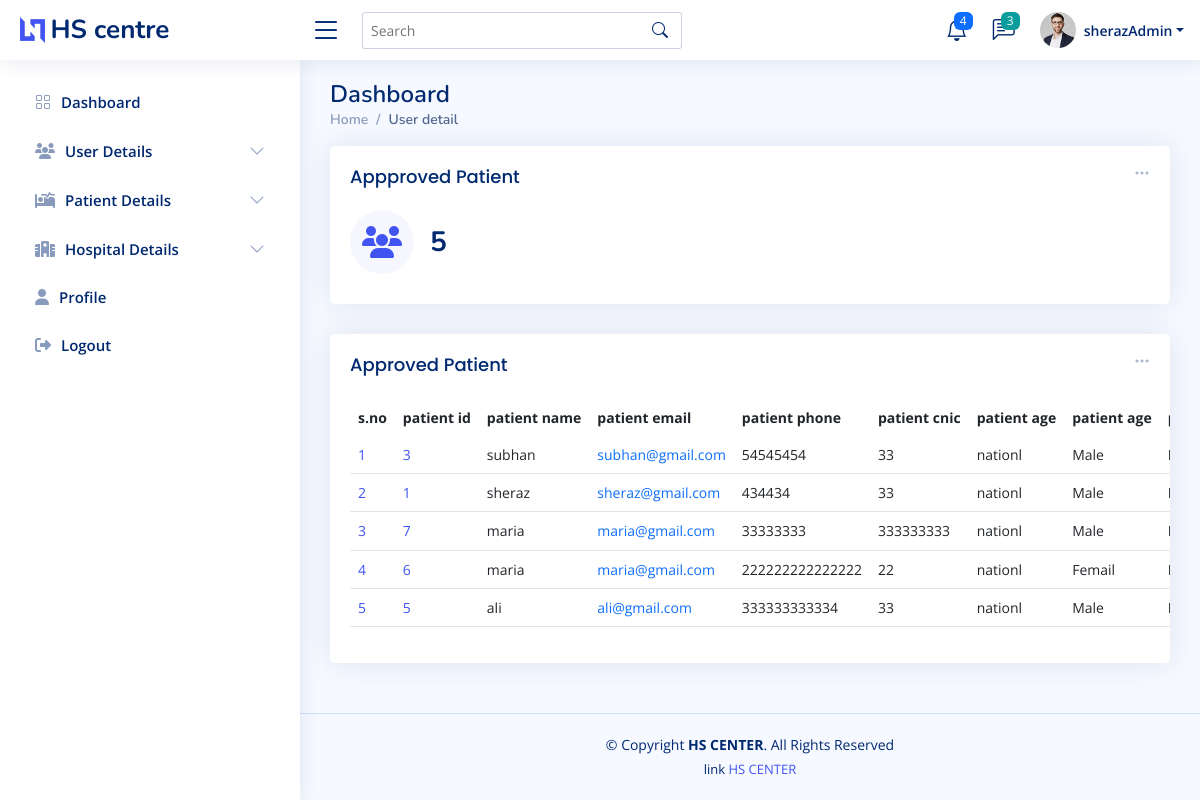
Page /admin_app_pat.php (signed in) on the earlier database version.
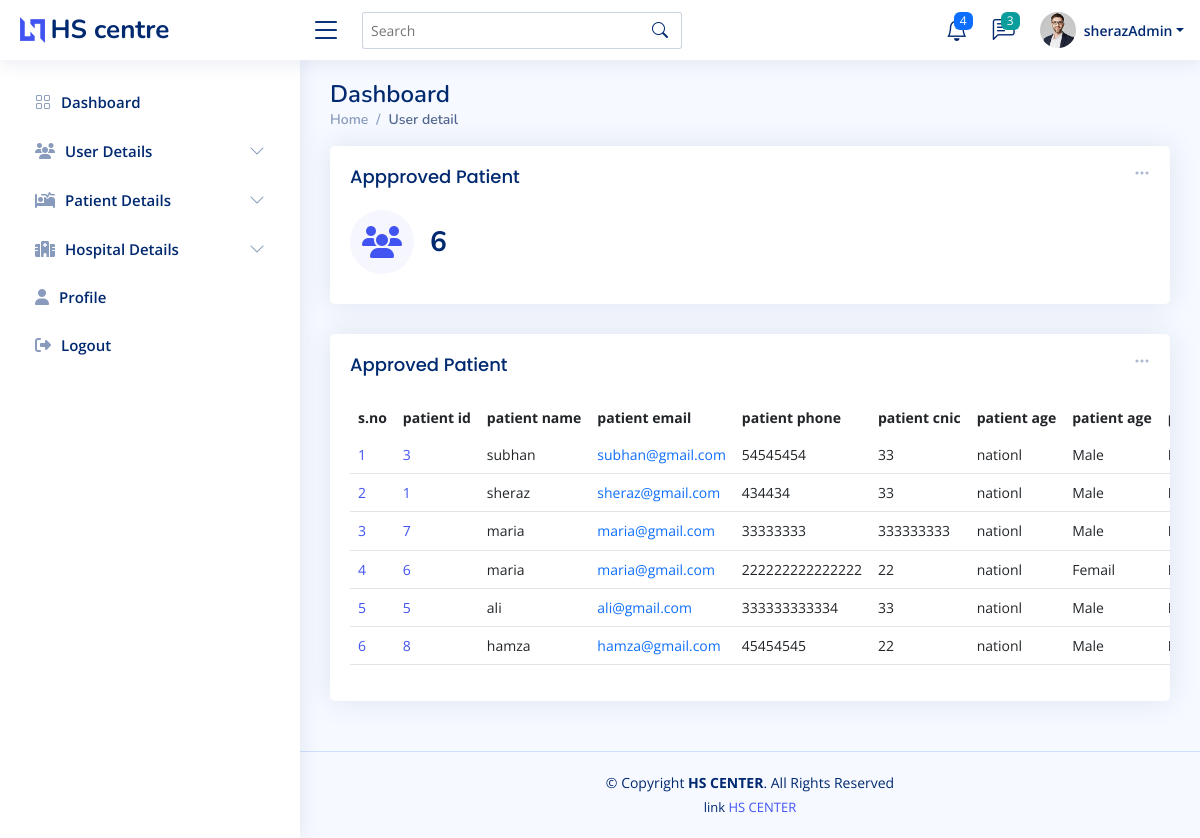
Same page on the later database version.
### tables this page shows
CREATE TABLE `accept_patient` (
  `pateint_id` int(11) NOT NULL,
  `reg_pateint_id` int(11) NOT NULL,
  `patient_name` varchar(200) NOT NULL,
  `patient_email` varchar(200) NOT NULL,
  `patient_phone` varchar(255) NOT NULL,
  `patient_cnic` varchar(255) NOT NULL,
  `patient_age` varchar(222) NOT NULL,
  `patient_select_hos` varchar(222) NOT NULL,
  `patient_gender` varchar(222) NOT NULL,
  `patient_vacc` varchar(222) NOT NULL,
  `patient_app_day` varchar(222) NOT NULL,
  `pateint_dos_1` varchar(222) NOT NULL,
  `pateint_dos_2` varchar(222) NOT NULL,
  `pateint_dos_1_date` varchar(111) NOT NULL,
  `pateint_dos_2_date` varchar(111) NOT NULL
);

### admin_app_pat.php (the view, shortened to what this page needs)
<?php
require 'conn.php';
$fetch_app_PatientQ = "SELECT * FROM `accept_patient`";
$fetch_app_Patient = mysqli_query($conn,$fetch_app_PatientQ);
$total_app_Patient = mysqli_num_rows($fetch_app_Patient);
?>
<!DOCTYPE html>
<html lang="en">
<head>
  <?php require './component/_admin_link.php'?>
</head>
<body>
<?php require './component/_admin_nav.php';?>
  <main id="main" class="main " >
    <div class="pagetitle ">
      <h1>Dashboard</h1>
      <nav>
        <ol class="breadcrumb">
          <li class="breadcrumb-item"><a href="admin-index.php">Home</a></li>
          <li class="breadcrumb-item active">User detail</li>
        </ol>
      </nav>
    </div>
    <section class="section dashboard ">
      <div class="row ">
        <div class="col-lg-12">
          <div class="row ">
            <div class="col-xxl-4 col-md-6  w-100">
              <div class="card info-card sales-card">
                <div class="filter">
                  <a class="icon" href="#" data-bs-toggle="dropdown"><i class="bi bi-three-dots"></i></a>
                </div>
                <div class="card-body">
                  <h5 class="card-title">Appproved Patient</h5>
                  <div class="d-flex align-items-center">
                    <div class="card-icon rounded-circle d-flex align-items-center justify-content-center">
                    <i class="fa-solid fa-users"></i>
                    </div>
                    <div class="ps-3">
                      <h6><?=$total_app_Patient?></h6>
                    </div>
                  </div>
                </div>
              </div>
            </div>
 <div class="col-12" >
              <div class="card recent-sales overflow-auto">
                <div class="filter">
                  <a class="icon" href="#" data-bs-toggle="dropdown"><i class="bi bi-three-dots"></i></a>
                </div>
                <div class="card-body">
                  <h5 class="card-title">Approved Patient</h5>
                  <table class="table table-borderless datatable" id="dowload_pdf">
                    <thead>
                      <tr>
                        <th scope="col">s.no</th>
                        <th scope="col">patient id</th>
                        <th scope="col">patient name</th>
                        <th scope="col">patient email</th>
                        <th scope="col">patient phone</th>
                        <th scope="col">patient cnic</th>
                        <th scope="col">patient age</th>
                        <th scope="col">patient age</th>
                        <th scope="col">patient gender</th>
                      </tr>
                    </thead>
                    <tbody>
                    <?php
                    if($total_app_Patient  > 0){
                      while($app_patient_data = mysqli_fetch_assoc($fetch_app_Patient)){
                        $j+=1;
  echo '<tr>
  <td scope="row"><a href="#">'.$j.'</a></td>
  <td scope="row"><a href="#">'.$app_patient_data['reg_pateint_id'].'</a></td>
  <td>'.$app_patient_data['patient_name'].'</td>
  <td><a  class="text-primary">'.$app_patient_data['patient_email'].'</a></td>
  <td>'.$app_patient_data['patient_phone'].'</td>
  <td>'.$app_patient_data['patient_age'].'</td>
  <td>'.$app_patient_data['patient_select_hos'].'</td>
  <td>'.$app_patient_data['patient_gender'].'</td>
  <td>'.$app_patient_data['patient_gender'].'</td>
  <td>'.$app_patient_data['patient_gender'].'</td>
  <td>'.$app_patient_data['patient_vacc'].'</td>
  <td>'.$app_patient_data['patient_app_day'].'</td>
  <td><a  href="admin_reject_pateint.php?patient_ID='.$app_patient_data['patient_id'].'" class="badge bg-danger ">reject</a></td>
</tr>';
}
                    }
                    ?>
                    </tbody>
                  </table>
                </div>
              </div>
            </div>
          </div>
        </div>
      </div>
    </section>
  </main>
  <?php require './component/_admin_footer.php'?>
</body>
</html>

Differences in the rows shown:
added accept_patient: reg_pateint "8", patient_name "hamza", patient_email "hamza@gmail.com", patient_phone "45454545", patient_age "22", patient_select_hos "nationl", patient_gender "Male"
Other differences:
$total_app_Patient: "5" → "6"
